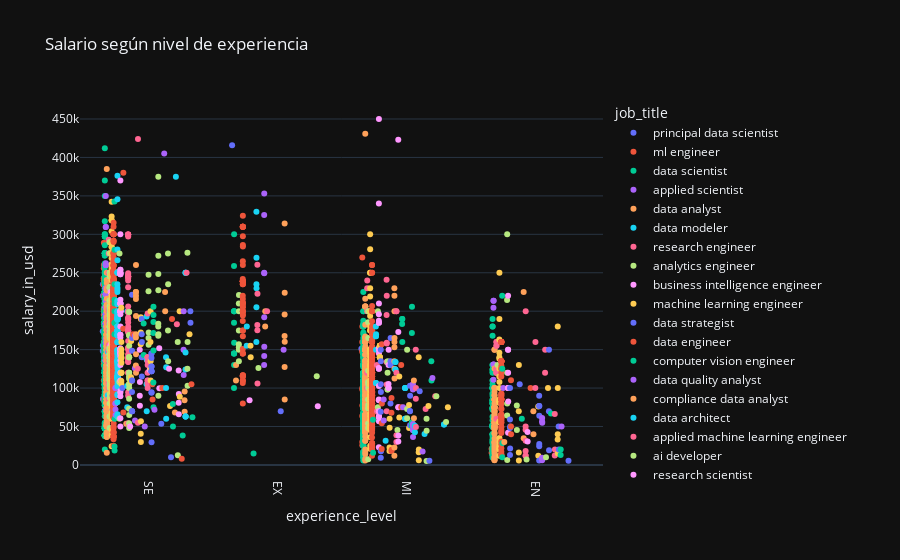

The cell this chart's notebook holds for it:
### Code cell
# Usando plotly
fig = px.strip(df, x="experience_level", y="salary_in_usd", template="plotly_dark", color='job_title', title="Salario según nivel de experiencia", )
fig.update_xaxes(tickangle=90)
fig.show()
